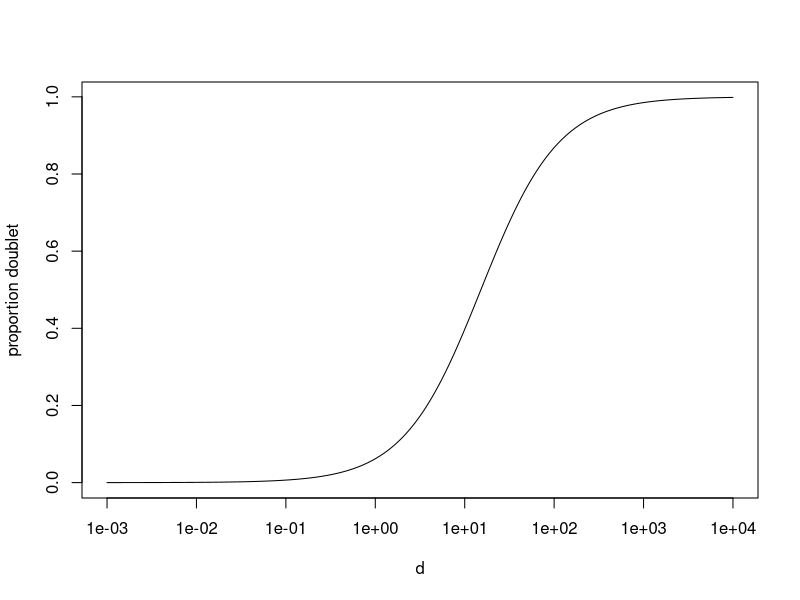

R code for this plot:
library(expm)
library(phangorn)

########
# Functions we need
########

# Make the instantaneous rate matrix for the epistatic model on site-pairs
assembleEpiQ <- function(er,df,epistasis_d) {
  
  S <- matrix(0,4,4)
  S[lower.tri(S)] <- er
  S <- t(S)
  S[lower.tri(S)] <- er
  
  d1 <- c(1,1,1,1,2,2,2,2,3,3,3,3,4,4,4,4)
  d2 <- c(1,2,3,4,1,2,3,4,1,2,3,4,1,2,3,4)
  
  unscaled_Q <- matrix(0,16,16)
  mu <- 0
  for (i in 1:16) {
    # x_1 and x_2 help us tell what cell in the GTR model we'd be in
    # Namely, they tell us the first nucleotide and second nucleotide in the "from" doublet under consideration
    x_1 = d1[i]
    x_2 = d2[i]
    
    for (j in 1:16) {
      # y_1 and y_2 tell us the same thing for the "to" doublet
      y_1 = d1[j]
      y_2 = d2[j]
      
      if (i == j) { # Catch diagonal entries first, this allows us to not add exceptions to our cases in next if statements
        unscaled_Q[i,j] = 0
      } else if ( (x_1 == 1 && x_2 == 4 || x_1 == 4 && x_2 == 1 || x_1 == 2 && x_2 == 3 || x_1 == 3 && x_2 == 2) && (y_1 == 1 && y_2 == 4 || y_1 == 4 && y_2 == 1 || y_1 == 2 && y_2 == 3 || y_1 == 3 && y_2 == 2) ) {  # Change from one canonically paired doublet to another
        unscaled_Q[i,j] <- abs(epistasis_d * S[x_1,y_1] * S[x_2,y_2] * df[j])
        mu <- mu + df[i] * unscaled_Q[i,j]
      } else if (x_2 == y_2) { # single base change at first base, second base is the same
        unscaled_Q[i,j] <- abs(S[x_1,y_1] * df[j])
        mu <- mu + df[i] * unscaled_Q[i,j] * 0.5
      } else if (x_1 == y_1) { # single base change at second base, first base is the same
        unscaled_Q[i,j] <- abs(S[x_2,y_2] * df[j])
        mu <- mu + df[i] * unscaled_Q[i,j] * 0.5
      } else { # double mutation of a disallowed variety
        unscaled_Q[i,j] = 0
      }
    }
  }
  
  Q_epi <- 1/mu * unscaled_Q
  
  diag(Q_epi) <- -rowSums(Q_epi)
  
  return(Q_epi)
}

# Calculate the proportion of substitutions that are doublet substitutions
rateProportionDoublets <- function(er,df,epistasis_d) {
  # recover()
  
  Q_epi <- assembleEpiQ(er,df,epistasis_d)
  
  sum_doublet <- 0
  sum_single <- 0
  
  d1 <- c(1,1,1,1,2,2,2,2,3,3,3,3,4,4,4,4)
  d2 <- c(1,2,3,4,1,2,3,4,1,2,3,4,1,2,3,4)
  
  for (i in 1:16) {
    # x_1 and x_2 help us tell what cell in the GTR model we'd be in
    # Namely, they tell us the first nucleotide and second nucleotide in the "from" doublet under consideration
    x_1 = d1[i]
    x_2 = d2[i]
    
    for (j in 1:16) {
      # y_1 and y_2 tell us the same thing for the "to" doublet
      y_1 = d1[j]
      y_2 = d2[j]
      if (i != j) {
        if ( (x_1 == 1 && x_2 == 4 || x_1 == 4 && x_2 == 1 || x_1 == 2 && x_2 == 3 || x_1 == 3 && x_2 == 2) && (y_1 == 1 && y_2 == 4 || y_1 == 4 && y_2 == 1 || y_1 == 2 && y_2 == 3 || y_1 == 3 && y_2 == 2) ) {  # Change from one canonically paired doublet to another
          sum_doublet <- sum_doublet + Q_epi[i,j]
        } else if (x_2 == y_2) { # single base change at first base, second base is the same
          sum_single <- sum_single + Q_epi[i,j]
        } else if (x_1 == y_1) { # single base change at second base, first base is the same
          sum_single <- sum_single + Q_epi[i,j]
        }
      }
    }
  }
  return(sum_doublet/(sum_doublet + sum_single))
}

marginalizeDoubletFrequencies <- function(df) {
  d1 <- c(1,1,1,1,2,2,2,2,3,3,3,3,4,4,4,4)
  d2 <- c(1,2,3,4,1,2,3,4,1,2,3,4,1,2,3,4)
  bf <- numeric(4)
  for (i in 1:16) {
    bf[d1[i]] <- bf[d1[i]] + 0.5 * df[i] 
    bf[d2[i]] <- bf[d2[i]] + 0.5 * df[i] 
  }
  return(bf)
}

#######
# Calculate stuff!
#######

# Tunicate parameters
er <- c(0.11,0.187,0.107,0.116,0.366,0.114)
er <- er/sum(er)

df <- c(0.01745,0.02179,0.0231,0.154,0.0192,0.02119,0.184,0.01484,0.01476,0.245,0.02152,0.05001,0.122,0.01751,0.05221,0.02157)
df <- df/sum(df)

bf <- c(0.319,0.209,0.245,0.227)
bf <- bf/sum(bf)

# Our values in the study
rateProportionDoublets(er,df,0.0)
rateProportionDoublets(er,df,0.5)
rateProportionDoublets(er,df,2)
rateProportionDoublets(er,df,8)
rateProportionDoublets(er,df,1000)

# Large sequence
d <- exp(seq(log(1/1000),log(10000),length.out=1000))

p <- sapply(d,function(this_d){rateProportionDoublets(er,df,this_d)})

# pdf("notes/figures/p_vs_d.pdf",)
#   par(lend=2)
  plot(d,p,type="l",log="x",ylab="proportion doublet")
# dev.off()
